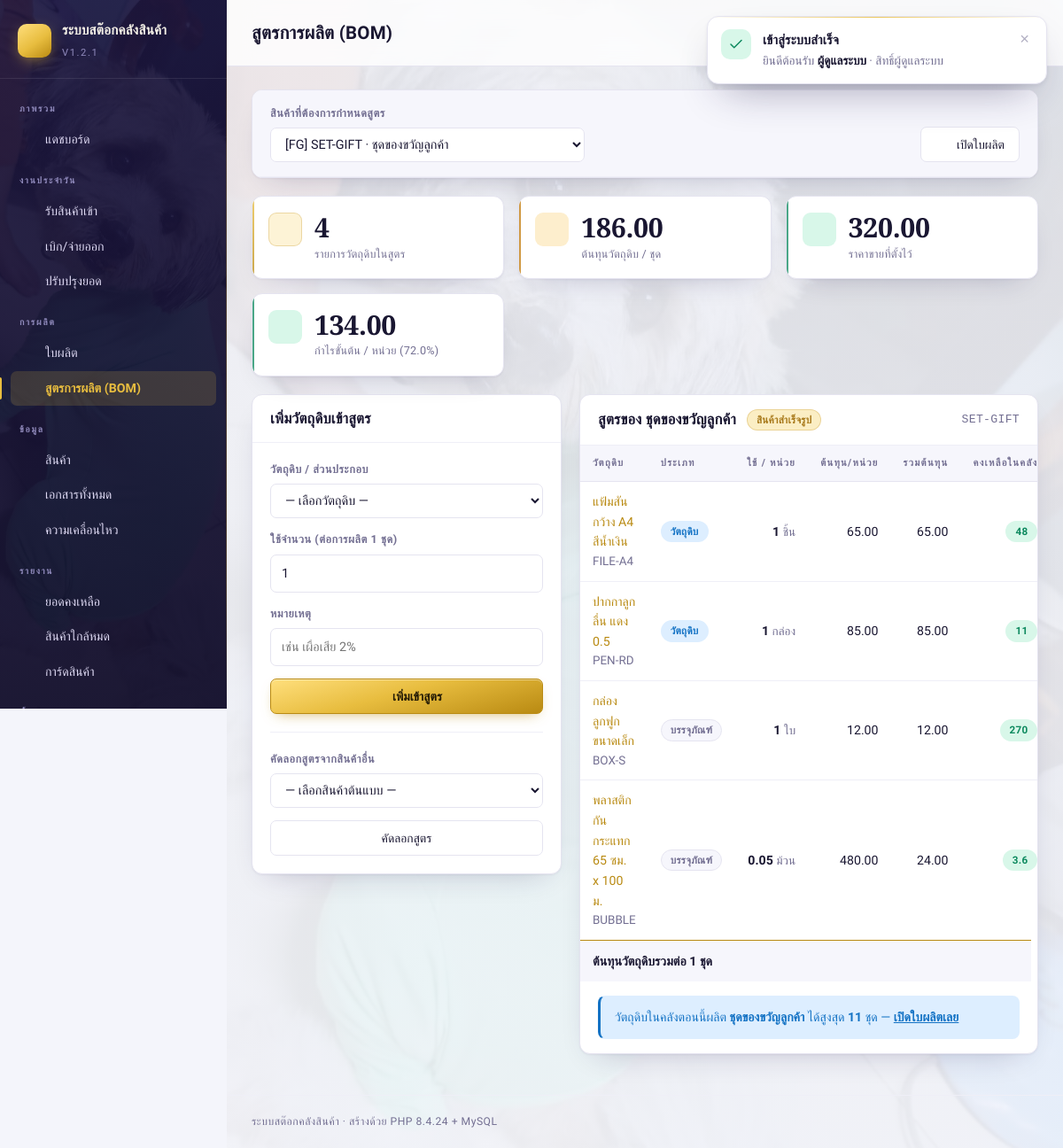
The page /index.php?p=bom (signed in) on the database its author committed.
### tables this page shows
CREATE TABLE `products` (
  `id` int(10) unsigned NOT NULL AUTO_INCREMENT,
  `sku` varchar(50) NOT NULL,
  `barcode` varchar(50) DEFAULT NULL,
  `name` varchar(200) NOT NULL,
  `product_type` enum('MAT','WIP','FG','PACK','OTHER') NOT NULL DEFAULT 'FG',
  `category_id` int(10) unsigned DEFAULT NULL,
  `unit_id` int(10) unsigned DEFAULT NULL,
  `cost_price` decimal(14,2) NOT NULL DEFAULT '0.00',
  `sell_price` decimal(14,2) NOT NULL DEFAULT '0.00',
  `min_stock` decimal(14,3) NOT NULL DEFAULT '0.000',
  `note` varchar(255) DEFAULT NULL,
  `is_active` tinyint(1) NOT NULL DEFAULT '1',
  `created_at` datetime NOT NULL DEFAULT CURRENT_TIMESTAMP,
  `updated_at` datetime NOT NULL DEFAULT CURRENT_TIMESTAMP ON UPDATE CURRENT_TIMESTAMP,
  PRIMARY KEY (`id`),
  UNIQUE KEY `uq_products_sku` (`sku`),
  KEY `idx_products_barcode` (`barcode`),
  KEY `idx_products_name` (`name`),
  KEY `idx_products_type` (`product_type`),
  KEY `fk_products_category` (`category_id`),
  KEY `fk_products_unit` (`unit_id`),
  CONSTRAINT `fk_products_category` FOREIGN KEY (`category_id`) REFERENCES `categories` (`id`) ON DELETE SET NULL,
  CONSTRAINT `fk_products_unit` FOREIGN KEY (`unit_id`) REFERENCES `units` (`id`) ON DELETE SET NULL
);

CREATE TABLE `units` (
  `id` int(10) unsigned NOT NULL AUTO_INCREMENT,
  `name` varchar(50) NOT NULL,
  `created_at` datetime NOT NULL DEFAULT CURRENT_TIMESTAMP,
  PRIMARY KEY (`id`),
  UNIQUE KEY `uq_units_name` (`name`)
);

CREATE TABLE `bom_items` (
  `id` int(10) unsigned NOT NULL AUTO_INCREMENT,
  `fg_product_id` int(10) unsigned NOT NULL,
  `material_id` int(10) unsigned NOT NULL,
  `qty` decimal(14,3) NOT NULL DEFAULT '1.000',
  `note` varchar(255) DEFAULT NULL,
  `created_at` datetime NOT NULL DEFAULT CURRENT_TIMESTAMP,
  PRIMARY KEY (`id`),
  UNIQUE KEY `uq_bom` (`fg_product_id`,`material_id`),
  KEY `idx_bom_mat` (`material_id`),
  CONSTRAINT `fk_bom_fg` FOREIGN KEY (`fg_product_id`) REFERENCES `products` (`id`) ON DELETE CASCADE,
  CONSTRAINT `fk_bom_mat` FOREIGN KEY (`material_id`) REFERENCES `products` (`id`) ON DELETE CASCADE
);

### index.php (called while the page is built, shortened)
<?php
require_once __DIR__ . '/includes/layout.php';
$page = (string)inp('p', 'dashboard');
$file = __DIR__ . '/pages/' . $page . '.php';
require $file;

### includes/db.php (called while the page is built, shortened)
<?php
function db(): PDO
{
    static $pdo = null;
    if ($pdo instanceof PDO) {
        return $pdo;
    }
    $dsn = sprintf('mysql:host=%s;port=%s;dbname=%s;charset=%s', DB_HOST, DB_PORT, DB_NAME, DB_CHARSET);
    try {
        $pdo = new PDO($dsn, DB_USER, DB_PASS, [
            PDO::ATTR_ERRMODE            => PDO::ERRMODE_EXCEPTION,
            PDO::ATTR_DEFAULT_FETCH_MODE => PDO::FETCH_ASSOC,
            PDO::ATTR_EMULATE_PREPARES   => false,
            PDO::ATTR_STRINGIFY_FETCHES  => false,
        ]);
    } catch (PDOException $e) {
        http_response_code(500);
        db_fail_page($e->getMessage());
    }
    return $pdo;
}
function q(string $sql, array $params = []): PDOStatement
{
    $st = db()->prepare($sql);
    $st->execute($params);
    return $st;
}
function q1(string $sql, array $params = []): ?array
{
    $row = q($sql, $params)->fetch();
    return $row === false ? null : $row;
}
function qa(string $sql, array $params = []): array
{
    return q($sql, $params)->fetchAll();
}
function qv(string $sql, array $params = [], $default = null)
{
    $v = q($sql, $params)->fetchColumn();
    return $v === false ? $default : $v;
}

### includes/stock.php (called while the page is built, shortened)
<?php
function get_total_balance(int $productId): float
{
    return (float)qv('SELECT COALESCE(SUM(qty),0) FROM stock_balances WHERE product_id = ?', [$productId], 0);
}
function get_bom(int $fgProductId): array
{
    return qa(
        'SELECT b.*, p.sku, p.name, p.product_type, p.cost_price, u.name AS unit_name
           FROM bom_items b
           JOIN products p ON p.id = b.material_id
           LEFT JOIN units u ON u.id = p.unit_id
          WHERE b.fg_product_id = ?
          ORDER BY p.product_type, p.sku',
        [$fgProductId]
    );
}
function products_with_bom(): array
{
    return qa(
        'SELECT p.id, p.sku, p.name, p.cost_price, u.name AS unit_name,
                COUNT(b.id) AS n_materials
           FROM products p
           JOIN bom_items b ON b.fg_product_id = p.id
           LEFT JOIN units u ON u.id = p.unit_id
          WHERE p.is_active = 1
          GROUP BY p.id, p.sku, p.name, p.cost_price, u.name
          ORDER BY p.sku'
    );
}

### pages/bom.php (the view, shortened to what this page needs)
<?php
require_once __DIR__ . '/../includes/layout.php';
$fgId = inp_int('fg', 0);
$fgList     = qa("SELECT id, sku, name, product_type FROM products
                   WHERE is_active = 1 AND product_type IN ('FG','WIP')
                   ORDER BY product_type, sku");
if (!$fgId && $fgList) {
    $fgId = (int)qv("SELECT p.id FROM products p JOIN bom_items b ON b.fg_product_id = p.id
                      WHERE p.is_active = 1 AND p.product_type IN ('FG','WIP')
                      ORDER BY p.sku LIMIT 1", [], $fgList[0]['id']);
}
$fg = $fgId ? q1('SELECT p.*, u.name AS unit_name FROM products p
                    LEFT JOIN units u ON u.id = p.unit_id WHERE p.id = ?', [$fgId]) : null;
$bom       = $fg ? get_bom($fgId) : [];
$unitCost  = 0.0;
foreach ($bom as $b) {
    $unitCost += (float)$b['qty'] * (float)$b['cost_price'];
}
$margin = $fg ? (float)$fg['sell_price'] - $unitCost : 0;
$withBom = products_with_bom();
?>
<div class="card">
  <form method="get" class="filters">
    <label class="grow">สินค้าที่ต้องการกำหนดสูตร
      <select name="fg" data-autosubmit>
        <?php foreach ($fgList as $p): ?>
          <option value="<?= (int)$p['id'] ?>" <?= $fgId === (int)$p['id'] ? 'selected' : '' ?>>
            [<?= h($p['product_type']) ?>] <?= h($p['sku'] . ' · ' . $p['name']) ?>
          </option>
        <?php endforeach; ?>
      </select>
    </label>
    <a class="btn" href="<?= h(url('production', ['fg' => $fgId])) ?>"><?= icon('prod') ?> เปิดใบผลิต</a>
  </form>
</div>
<div class="kpis">
  <div class="kpi"><span class="kico"><?= icon('bom') ?></span>
    <span><span class="kval"><?= count($bom) ?></span><span class="klab">รายการวัตถุดิบในสูตร</span></span></div>
  <div class="kpi warn"><span class="kico"><?= icon('chart') ?></span>
    <span><span class="kval"><?= money($unitCost) ?></span><span class="klab">ต้นทุนวัตถุดิบ / <?= h($fg['unit_name'] ?: 'หน่วย') ?></span></span></div>
  <div class="kpi ok"><span class="kico"><?= icon('box') ?></span>
    <span><span class="kval"><?= money($fg['sell_price']) ?></span><span class="klab">ราคาขายที่ตั้งไว้</span></span></div>
  <div class="kpi <?= $margin < 0 ? 'danger' : 'ok' ?>"><span class="kico"><?= icon('chart') ?></span>
    <span><span class="kval"><?= money($margin) ?></span><span class="klab">กำไรขั้นต้น / หน่วย
      <?= $unitCost > 0 ? '(' . number_format($margin / $unitCost * 100, 1) . '%)' : '' ?></span></span></div>
</div>
<div class="grid" style="grid-template-columns:minmax(290px,350px) 1fr;gap:20px;align-items:start">
  <div class="card">
    <div class="card-head"><h2>เพิ่มวัตถุดิบเข้าสูตร</h2></div>
    <div class="card-body">
      <form method="post">
        <label>วัตถุดิบ / ส่วนประกอบ
          <select name="material_id" required>
            <option value="">— เลือกวัตถุดิบ —</option>
          </select>
        </label>
        <label>ใช้จำนวน (ต่อการผลิต 1 <?= h($fg['unit_name'] ?: 'หน่วย') ?>)
          <input type="number" name="qty" step="0.001" min="0.001" value="1" required>
        </label>
        <label>หมายเหตุ
          <input type="text" name="note" maxlength="255" placeholder="เช่น เผื่อเสีย 2%">
        </label>
        <button class="btn primary block" type="submit"><?= icon('plus') ?> เพิ่มเข้าสูตร</button>
      </form>
      <?php if (count($withBom) > ($bom ? 1 : 0)): ?>
        <hr style="border:none;border-top:1px solid var(--line-2);margin:20px 0">
        <form method="post">
          <label>คัดลอกสูตรจากสินค้าอื่น
            <select name="src">
              <option value="">— เลือกสินค้าต้นแบบ —</option>
            </select>
          </label>
          <button class="btn block" type="submit">คัดลอกสูตร</button>
        </form>
      <?php endif; ?>
    </div>
  </div>
  <div class="card">
    <div class="card-head">
      <h2>สูตรของ <?= h($fg['name']) ?></h2>
      <?= product_type_badge($fg['product_type']) ?>
      <code class="muted"><?= h($fg['sku']) ?></code>
    </div>
    <?php if (!$bom): ?>
      <div class="empty">ยังไม่มีวัตถุดิบในสูตร — เพิ่มรายการแรกจากฟอร์มด้านซ้าย</div>
    <?php else: ?>
    <div class="tablewrap">
      <table class="tbl">
        <thead><tr><th>วัตถุดิบ</th><th>ประเภท</th><th class="num">ใช้ / หน่วย</th>
                   <th class="num">ต้นทุน/หน่วย</th><th class="num">รวมต้นทุน</th>
                   <th class="num">คงเหลือในคลัง</th><th class="num">ผลิตได้สูงสุด</th><th></th></tr></thead>
        <tbody>
        <?php
        $maxBuild = null;
        foreach ($bom as $b):
            $need    = (float)$b['qty'];
            $onHand  = get_total_balance((int)$b['material_id']);
            $canMake = $need > 0 ? floor($onHand / $need) : null;
            if ($canMake !== null) {
                $maxBuild = $maxBuild === null ? $canMake : min($maxBuild, $canMake);
            }
        ?>
          <tr>
            <td><a href="<?= h(url('stock_card', ['id' => $b['material_id']])) ?>"><?= h($b['name']) ?></a>
                <div class="small muted"><?= h($b['sku']) ?><?= $b['note'] ? ' · ' . h($b['note']) : '' ?></div></td>
            <td><?= product_type_badge($b['product_type']) ?></td>
            <td class="num"><b><?= qty_fmt($need) ?></b> <span class="muted small"><?= h($b['unit_name'] ?? '') ?></span></td>
            <td class="num"><?= money($b['cost_price']) ?></td>
            <td class="num"><?= money($need * (float)$b['cost_price']) ?></td>
            <td class="num"><span class="badge <?= $onHand < $need ? 'danger' : 'ok' ?>"><?= qty_fmt($onHand) ?></span></td>
          </tr>
        <?php endforeach; ?>
        </tbody>
        <tfoot>
          <tr>
            <td colspan="4">ต้นทุนวัตถุดิบรวมต่อ 1 <?= h($fg['unit_name'] ?: 'หน่วย') ?></td>
            <td class="num"><?= money($unitCost) ?></td>
            <td></td>
          </tr>
        </tfoot>
      </table>
    </div>
    <div class="alert info" style="margin:16px 20px">
      วัตถุดิบในคลังตอนนี้ผลิต <b><?= h($fg['name']) ?></b> ได้สูงสุด
      <b><?= $maxBuild === null ? '—' : number_format($maxBuild) ?></b> <?= h($fg['unit_name'] ?: 'หน่วย') ?>
      — <a href="<?= h(url('production', ['fg' => $fgId])) ?>">เปิดใบผลิตเลย</a>
    </div>
    <?php endif; ?>
  </div>
</div>

### includes/helpers.php (shortened to what this page needs)
<?php
function h($v): string
{
    return htmlspecialchars((string)$v, ENT_QUOTES | ENT_SUBSTITUTE, 'UTF-8');
}
function url(string $page = '', array $params = []): string
{
    $base = BASE_URL . '/index.php';
    if ($page !== '') {
        $params = array_merge(['p' => $page], $params);
    }
    return $params ? $base . '?' . http_build_query($params) : $base;
}
function qty_fmt($v): string
{
    $f = (float)$v;
    $s = number_format($f, 3);
    $s = rtrim(rtrim($s, '0'), '.');
    return $s === '' || $s === '-' ? '0' : $s;
}
function money($v): string
{
    return number_format((float)$v, 2);
}
function product_type_label(string $t): string
{
    return PRODUCT_TYPES[$t] ?? $t;
}
function product_type_badge(?string $t): string
{
    $t   = $t ?: 'OTHER';
    $cls = [
        'MAT'   => 'info',
        'WIP'   => 'warn',
        'FG'    => 'gold',
        'PACK'  => 'muted',
        'OTHER' => 'muted',
    ][$t] ?? 'muted';
    return '<span class="badge ' . $cls . '" title="' . h($t) . '">'
         . h(product_type_label($t)) . '</span>';
}

### rows shown on the page
products: fg "[FG] SET-GIFT · ชุดของขวัญลูกค้า"
products: unit.name "ชุด", sell_price "320.00", sell_price "134.00", $margin/$unitCost*100 "72.0", name "ชุดของขวัญลูกค้า", product_type "สินค้าสำเร็จรูป", sku "SET-GIFT"
bom_items: material.name "แฟ้มสันกว้าง A4 สีน้ำเงิน", material.sku "FILE-A4", material.product_type "วัตถุดิบ", qty "1", units.name "ชิ้น", material.cost_price "65.00", money($need*(float)$b['cost_price']) "65.00", onHand "48"
bom_items: material.name "ปากกาลูกลื่น แดง 0.5", material.sku "PEN-RD", material.product_type "วัตถุดิบ", qty "1", units.name "กล่อง", material.cost_price "85.00", money($need*(float)$b['cost_price']) "85.00", onHand "11"
bom_items: material.name "กล่องลูกฟูก ขนาดเล็ก", material.sku "BOX-S", material.product_type "บรรจุภัณฑ์", qty "1", units.name "ใบ", material.cost_price "12.00", money($need*(float)$b['cost_price']) "12.00", onHand "270"
bom_items: material.name "พลาสติกกันกระแทก 65 ซม. x 100 ม.", material.sku "BUBBLE", material.product_type "บรรจุภัณฑ์", qty "0.05", units.name "ม้วน", material.cost_price "480.00", money($need*(float)$b['cost_price']) "24.00", onHand "3.6"

### other values the page prints
APP_NAME "ระบบสต๊อกคลังสินค้า"
APP_VERSION "1.2.1"
$g['group'] "ภาพรวม"
$it[1] "แดชบอร์ด"
$g['group'] "งานประจำวัน"
$it[1] "รับสินค้าเข้า"
$it[1] "เบิก/จ่ายออก"
$it[1] "ปรับปรุงยอด"
$g['group'] "การผลิต"
$it[1] "ใบผลิต"
$it[1] "สูตรการผลิต (BOM)"
$g['group'] "ข้อมูล"
$it[1] "สินค้า"
$it[1] "เอกสารทั้งหมด"
$it[1] "ความเคลื่อนไหว"
